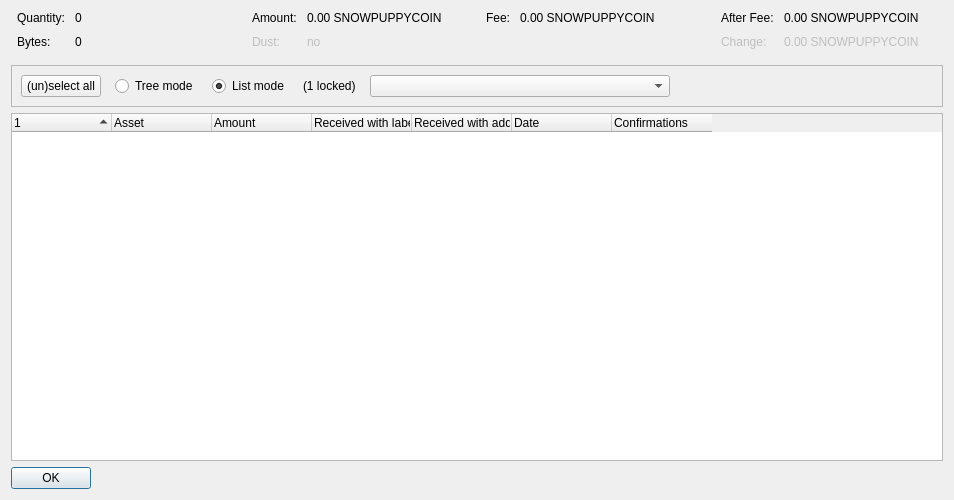
<?xml version="1.0" encoding="UTF-8"?>
<ui version="4.0">
 <class>AssetControlDialog</class>
 <widget class="QDialog" name="AssetControlDialog">
  <property name="geometry">
   <rect>
    <x>0</x>
    <y>0</y>
    <width>954</width>
    <height>500</height>
   </rect>
  </property>
  <property name="windowTitle">
   <string>Asset Selection</string>
  </property>
  <layout class="QVBoxLayout" name="verticalLayout">
   <item>
    <layout class="QHBoxLayout" name="horizontalLayoutTop" stretch="0,0,0,0">
     <property name="topMargin">
      <number>0</number>
     </property>
     <property name="bottomMargin">
      <number>10</number>
     </property>
     <item>
      <layout class="QFormLayout" name="formLayoutAssetControl1">
       <property name="horizontalSpacing">
        <number>10</number>
       </property>
       <property name="verticalSpacing">
        <number>10</number>
       </property>
       <property name="leftMargin">
        <number>6</number>
       </property>
       <property name="rightMargin">
        <number>6</number>
       </property>
       <item row="0" column="0">
        <widget class="QLabel" name="labelAssetControlQuantityText">
         <property name="text">
          <string>Quantity:</string>
         </property>
        </widget>
       </item>
       <item row="0" column="1">
        <widget class="QLabel" name="labelAssetControlQuantity">
         <property name="cursor">
          <cursorShape>IBeamCursor</cursorShape>
         </property>
         <property name="contextMenuPolicy">
          <enum>Qt::ActionsContextMenu</enum>
         </property>
         <property name="text">
          <string notr="true">0</string>
         </property>
         <property name="textInteractionFlags">
          <set>Qt::LinksAccessibleByMouse|Qt::TextSelectableByKeyboard|Qt::TextSelectableByMouse</set>
         </property>
        </widget>
       </item>
       <item row="1" column="0">
        <widget class="QLabel" name="labelAssetControlBytesText">
         <property name="text">
          <string>Bytes:</string>
         </property>
        </widget>
       </item>
       <item row="1" column="1">
        <widget class="QLabel" name="labelAssetControlBytes">
         <property name="cursor">
          <cursorShape>IBeamCursor</cursorShape>
         </property>
         <property name="contextMenuPolicy">
          <enum>Qt::ActionsContextMenu</enum>
         </property>
         <property name="text">
          <string notr="true">0</string>
         </property>
         <property name="textInteractionFlags">
          <set>Qt::LinksAccessibleByMouse|Qt::TextSelectableByKeyboard|Qt::TextSelectableByMouse</set>
         </property>
        </widget>
       </item>
      </layout>
     </item>
     <item>
      <layout class="QFormLayout" name="formLayoutAssetControl2">
       <property name="horizontalSpacing">
        <number>10</number>
       </property>
       <property name="verticalSpacing">
        <number>10</number>
       </property>
       <property name="leftMargin">
        <number>6</number>
       </property>
       <property name="rightMargin">
        <number>6</number>
       </property>
       <item row="0" column="0">
        <widget class="QLabel" name="labelAssetControlAmountText">
         <property name="text">
          <string>Amount:</string>
         </property>
        </widget>
       </item>
       <item row="0" column="1">
        <widget class="QLabel" name="labelAssetControlAmount">
         <property name="cursor">
          <cursorShape>IBeamCursor</cursorShape>
         </property>
         <property name="contextMenuPolicy">
          <enum>Qt::ActionsContextMenu</enum>
         </property>
         <property name="text">
          <string notr="true">0.00 SNOWPUPPYCOIN</string>
         </property>
         <property name="textInteractionFlags">
          <set>Qt::LinksAccessibleByMouse|Qt::TextSelectableByKeyboard|Qt::TextSelectableByMouse</set>
         </property>
        </widget>
       </item>
       <item row="1" column="0">
        <widget class="QLabel" name="labelAssetControlLowOutputText">
         <property name="enabled">
          <bool>false</bool>
         </property>
         <property name="text">
          <string>Dust:</string>
         </property>
        </widget>
       </item>
       <item row="1" column="1">
        <widget class="QLabel" name="labelAssetControlLowOutput">
         <property name="enabled">
          <bool>false</bool>
         </property>
         <property name="cursor">
          <cursorShape>IBeamCursor</cursorShape>
         </property>
         <property name="contextMenuPolicy">
          <enum>Qt::ActionsContextMenu</enum>
         </property>
         <property name="text">
          <string notr="true">no</string>
         </property>
         <property name="textInteractionFlags">
          <set>Qt::LinksAccessibleByMouse|Qt::TextSelectableByKeyboard|Qt::TextSelectableByMouse</set>
         </property>
        </widget>
       </item>
      </layout>
     </item>
     <item>
      <layout class="QFormLayout" name="formLayoutAssetControl3">
       <property name="horizontalSpacing">
        <number>10</number>
       </property>
       <property name="verticalSpacing">
        <number>10</number>
       </property>
       <property name="leftMargin">
        <number>6</number>
       </property>
       <property name="rightMargin">
        <number>6</number>
       </property>
       <item row="0" column="0">
        <widget class="QLabel" name="labelAssetControlFeeText">
         <property name="text">
          <string>Fee:</string>
         </property>
        </widget>
       </item>
       <item row="0" column="1">
        <widget class="QLabel" name="labelAssetControlFee">
         <property name="cursor">
          <cursorShape>IBeamCursor</cursorShape>
         </property>
         <property name="contextMenuPolicy">
          <enum>Qt::ActionsContextMenu</enum>
         </property>
         <property name="text">
          <string notr="true">0.00 SNOWPUPPYCOIN</string>
         </property>
         <property name="textInteractionFlags">
          <set>Qt::LinksAccessibleByMouse|Qt::TextSelectableByKeyboard|Qt::TextSelectableByMouse</set>
         </property>
        </widget>
       </item>
      </layout>
     </item>
     <item>
      <layout class="QFormLayout" name="formLayoutAssetControl4">
       <property name="horizontalSpacing">
        <number>10</number>
       </property>
       <property name="verticalSpacing">
        <number>10</number>
       </property>
       <property name="leftMargin">
        <number>6</number>
       </property>
       <property name="rightMargin">
        <number>6</number>
       </property>
       <item row="0" column="0">
        <widget class="QLabel" name="labelAssetControlAfterFeeText">
         <property name="text">
          <string>After Fee:</string>
         </property>
        </widget>
       </item>
       <item row="0" column="1">
        <widget class="QLabel" name="labelAssetControlAfterFee">
         <property name="cursor">
          <cursorShape>IBeamCursor</cursorShape>
         </property>
         <property name="contextMenuPolicy">
          <enum>Qt::ActionsContextMenu</enum>
         </property>
         <property name="text">
          <string notr="true">0.00 SNOWPUPPYCOIN</string>
         </property>
         <property name="textInteractionFlags">
          <set>Qt::LinksAccessibleByMouse|Qt::TextSelectableByKeyboard|Qt::TextSelectableByMouse</set>
         </property>
        </widget>
       </item>
       <item row="1" column="0">
        <widget class="QLabel" name="labelAssetControlChangeText">
         <property name="enabled">
          <bool>false</bool>
         </property>
         <property name="text">
          <string>Change:</string>
         </property>
        </widget>
       </item>
       <item row="1" column="1">
        <widget class="QLabel" name="labelAssetControlChange">
         <property name="enabled">
          <bool>false</bool>
         </property>
         <property name="cursor">
          <cursorShape>IBeamCursor</cursorShape>
         </property>
         <property name="contextMenuPolicy">
          <enum>Qt::ActionsContextMenu</enum>
         </property>
         <property name="text">
          <string notr="true">0.00 SNOWPUPPYCOIN</string>
         </property>
         <property name="textInteractionFlags">
          <set>Qt::LinksAccessibleByMouse|Qt::TextSelectableByKeyboard|Qt::TextSelectableByMouse</set>
         </property>
        </widget>
       </item>
      </layout>
     </item>
    </layout>
   </item>
   <item>
    <widget class="QFrame" name="frame">
     <property name="minimumSize">
      <size>
       <width>0</width>
       <height>40</height>
      </size>
     </property>
     <property name="frameShape">
      <enum>QFrame::StyledPanel</enum>
     </property>
     <property name="frameShadow">
      <enum>QFrame::Sunken</enum>
     </property>
     <layout class="QHBoxLayout" name="horizontalLayout">
      <item>
       <layout class="QHBoxLayout" name="horizontalLayoutPanel" stretch="0,0,0,0,0,0">
        <property name="spacing">
         <number>14</number>
        </property>
        <item>
         <widget class="QPushButton" name="pushButtonSelectAll">
          <property name="sizePolicy">
           <sizepolicy hsizetype="Maximum" vsizetype="Fixed">
            <horstretch>0</horstretch>
            <verstretch>0</verstretch>
           </sizepolicy>
          </property>
          <property name="text">
           <string>(un)select all</string>
          </property>
          <property name="autoDefault">
           <bool>false</bool>
          </property>
         </widget>
        </item>
        <item>
         <widget class="QRadioButton" name="radioTreeMode">
          <property name="sizePolicy">
           <sizepolicy hsizetype="Maximum" vsizetype="Fixed">
            <horstretch>0</horstretch>
            <verstretch>0</verstretch>
           </sizepolicy>
          </property>
          <property name="text">
           <string>Tree mode</string>
          </property>
         </widget>
        </item>
        <item>
         <widget class="QRadioButton" name="radioListMode">
          <property name="sizePolicy">
           <sizepolicy hsizetype="Maximum" vsizetype="Fixed">
            <horstretch>0</horstretch>
            <verstretch>0</verstretch>
           </sizepolicy>
          </property>
          <property name="text">
           <string>List mode</string>
          </property>
          <property name="checked">
           <bool>true</bool>
          </property>
         </widget>
        </item>
        <item>
         <widget class="QLabel" name="labelLocked">
          <property name="text">
           <string>(1 locked)</string>
          </property>
         </widget>
        </item>
        <item>
         <widget class="QComboBox" name="assetList">
          <property name="sizePolicy">
           <sizepolicy hsizetype="Preferred" vsizetype="Fixed">
            <horstretch>0</horstretch>
            <verstretch>0</verstretch>
           </sizepolicy>
          </property>
          <property name="minimumSize">
           <size>
            <width>300</width>
            <height>0</height>
           </size>
          </property>
         </widget>
        </item>
        <item>
         <spacer name="horizontalSpacer">
          <property name="orientation">
           <enum>Qt::Horizontal</enum>
          </property>
          <property name="sizeHint" stdset="0">
           <size>
            <width>40</width>
            <height>20</height>
           </size>
          </property>
         </spacer>
        </item>
       </layout>
      </item>
     </layout>
    </widget>
   </item>
   <item>
    <widget class="AssetControlTreeWidget" name="treeWidget">
     <property name="contextMenuPolicy">
      <enum>Qt::CustomContextMenu</enum>
     </property>
     <property name="sortingEnabled">
      <bool>false</bool>
     </property>
     <property name="columnCount">
      <number>7</number>
     </property>
     <attribute name="headerShowSortIndicator" stdset="0">
      <bool>true</bool>
     </attribute>
     <attribute name="headerStretchLastSection">
      <bool>false</bool>
     </attribute>
     <column>
      <property name="text">
       <string/>
      </property>
     </column>
     <column>
      <property name="text">
       <string>Asset</string>
      </property>
      <property name="toolTip">
       <string>Confirmed</string>
      </property>
     </column>
     <column>
      <property name="text">
       <string>Amount</string>
      </property>
     </column>
     <column>
      <property name="text">
       <string>Received with label</string>
      </property>
     </column>
     <column>
      <property name="text">
       <string>Received with address</string>
      </property>
     </column>
     <column>
      <property name="text">
       <string>Date</string>
      </property>
     </column>
     <column>
      <property name="text">
       <string>Confirmations</string>
      </property>
     </column>
    </widget>
   </item>
   <item>
    <widget class="QDialogButtonBox" name="buttonBox">
     <property name="sizePolicy">
      <sizepolicy hsizetype="Maximum" vsizetype="Fixed">
       <horstretch>0</horstretch>
       <verstretch>0</verstretch>
      </sizepolicy>
     </property>
     <property name="orientation">
      <enum>Qt::Horizontal</enum>
     </property>
     <property name="standardButtons">
      <set>QDialogButtonBox::Ok</set>
     </property>
    </widget>
   </item>
  </layout>
 </widget>
 <customwidgets>
  <customwidget>
   <class>AssetControlTreeWidget</class>
   <extends>QTreeWidget</extends>
   <header>qt/assetcontroltreewidget.h</header>
  </customwidget>
 </customwidgets>
 <resources/>
 <connections/>
</ui>
